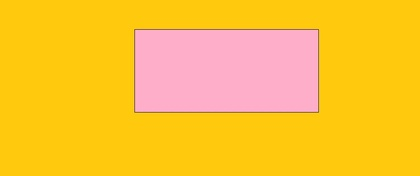
%> input picture Sample.jpg, 420 x 176 px, shrunk from 934 x 391 before the run
$ octave histeqSSK.m   (GNU Octave 9; MATLAB toolbox functions it lacks are replaced by stand-ins)
%> lines starting %> are read from the running program, lines starting %| are printed output that depends on the picture
img = imread(uigetfile);
%> the answer given: Sample.jpg
%> img is the input picture: size 176x420x3 uint8; mean R, G, B 253.9, 194.9, 51.6
imgray = rgb2gray(img);
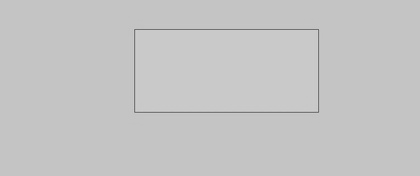
%> imgray: size 176x420 uint8; min 105, max 209, mean 196.4
[m, n] = size(imgray);
%> m = 176; n = 420
nop = m * n;
%> nop = 73920
freq = zeros(1,256);
prob_freq = zeros(1,256);

for i = 1:m
    for j = 1:n
        int = imgray(i,j);
        freq(int+1) = freq(int+1) + 1;
        prob_freq(int+1) = freq(int+1) / nop;
    end
end
%> after the loop, freq = 256 values, max 56541 at index 197, min 0 at index 1, mean 288.8; prob_freq = 256 values, max 0.765 at index 197, min 0 at index 1, mean 0.00391

sum = 0;
cumf = zeros(1,256);
cp = zeros(1,256);
output = zeros(1,256);
no_bins = 255;

cp(1)=prob_freq(1);
for i=2:256
    cp(i)=cp(i-1)+prob_freq(i);
end
%> after the loop, cp = 256 values from 0 to 1


for i = 1:256
    output(i)=cp(i)*no_bins;
end
%> after the loop, output = 256 values from 0 to 255

Histo = uint8(zeros(m,n));

for i = 1:m
    for j = 1:n
        Histo(i,j) = uint8(output(imgray(i,j)+1));
    end
end
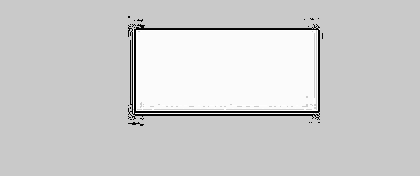
%> Histo: size 176x420 uint8; min 0, max 255, mean 206.3


normhist = histeq(imgray);

subplot(3,2,1);
imshow(imgray);
title('Normal');

subplot(3,2,3);
imshow(Histo);
title('Without HISTEQ');

subplot(3,2,5);
imshow(normhist);
title('With HISTEQ');

subplot(3,2,2);
imhist(imgray);
title('Normal');

subplot(3,2,4);
imhist(Histo);
title('Without HISTEQ');

subplot(3,2,6);
imhist(normhist);
title('With HISTEQ');
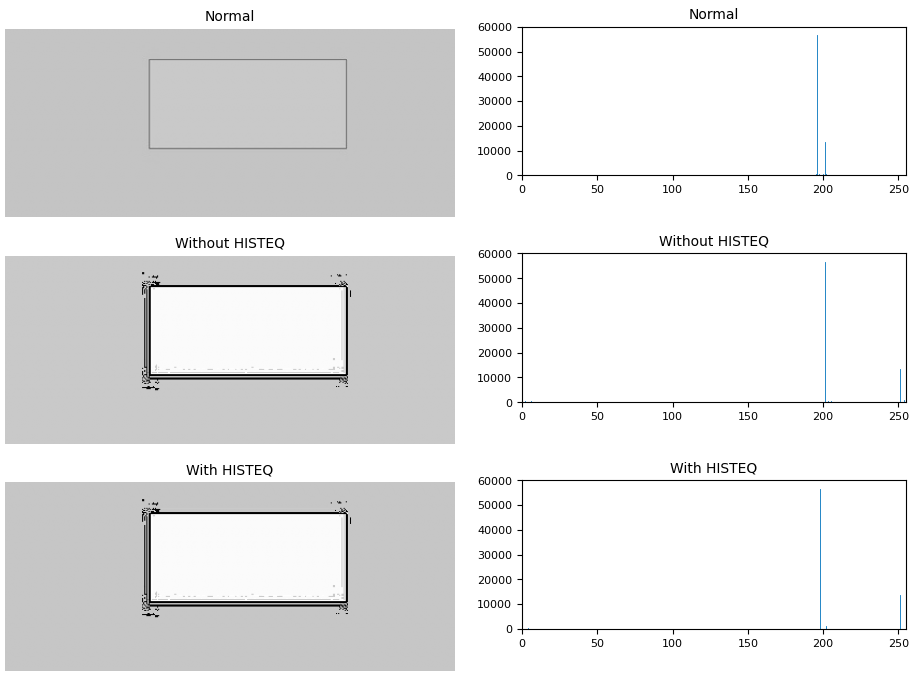
%> figure redrawn from the program's plot data, 6 panels
